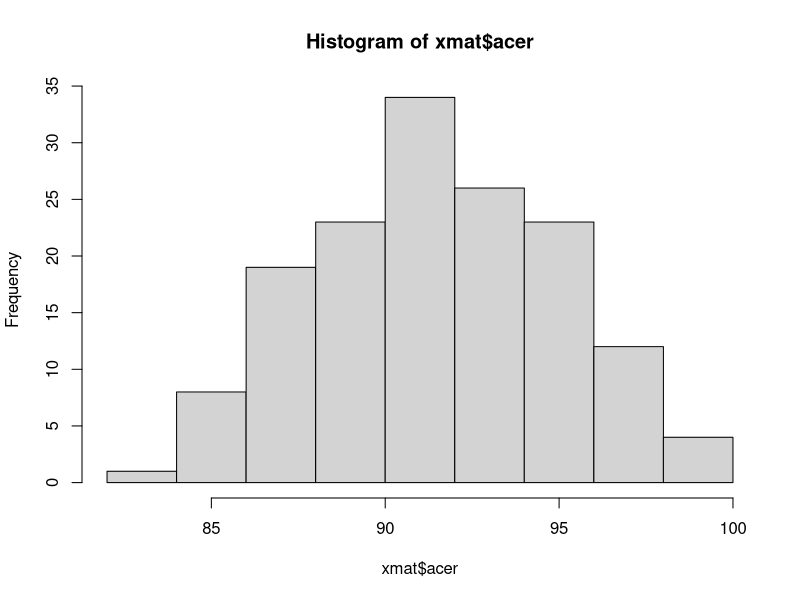

This figure's R source: (Note: this script raises an error after producing the figure.)
library(tidyverse)
set.seed(987)
xmat = tibble(
  age_at_stroke = rdunif(150, 45,100),
  educ = rdunif(150, 15, 24),
  birthweight_kg = round(rnorm(150, 6.5, 2.3),1),
  apoe4 = sample(0:1, 150, replace = T, prob = c(.4,.6)),
  age_apoe = age_at_stroke*apoe4,
  lesionload = rnorm(150, 40,10),
  educ_ll = educ*lesionload
)
lp = as.matrix(xmat %>% mutate_all(scale)) %*% c(-1.6, 3, 0, -1, -1.5, 1.7, -4.5)

xmat$acer = (lp + rnorm(150, 0, 1))[,1]
lm(acer ~ ., xmat) %>% summary

xmat %>% select(-age_apoe) %>% mutate(pid = paste0("PPT",1:n())) %>% 
  rename(age = age_at_stroke) %>% relocate(pid) -> xmat


table(xmat$apoe4)

#xmat$acer <- pmin(100,(xmat$acer*2)+87)
lm(acer~age*apoe4,xmat) %>% summary 
#  sjPlot::plot_model(.,type="int")
lm(acer~educ*lesionload,xmat) %>% summary
#  sjPlot::plot_model(.,type="int")


xmat %>% transmute(
  pid = pid,
  age = age,
  yrs_educ = educ,
  birthweight_kg = birthweight_kg,
  apoe4status = ifelse(apoe4==1,"positive","negative"),
  lesionload_ml = lesionload,
  acer = round(pmin(100,(scale(xmat$acer)[,1]*3.5)+92))
) -> xmat
lm(acer~age*apoe4status,xmat) %>% summary
lm(acer~yrs_educ*lesionload_ml,xmat) %>% summary
hist(xmat$acer)


mod2 <- lm(acer ~ yrs_educ * lesionload_ml, data =xmat)

plot_model(mod2, type="eff", terms=c("yrs_educ","lesionload_ml"))


write_csv(xmat, "day3_practical/acer.csv")

